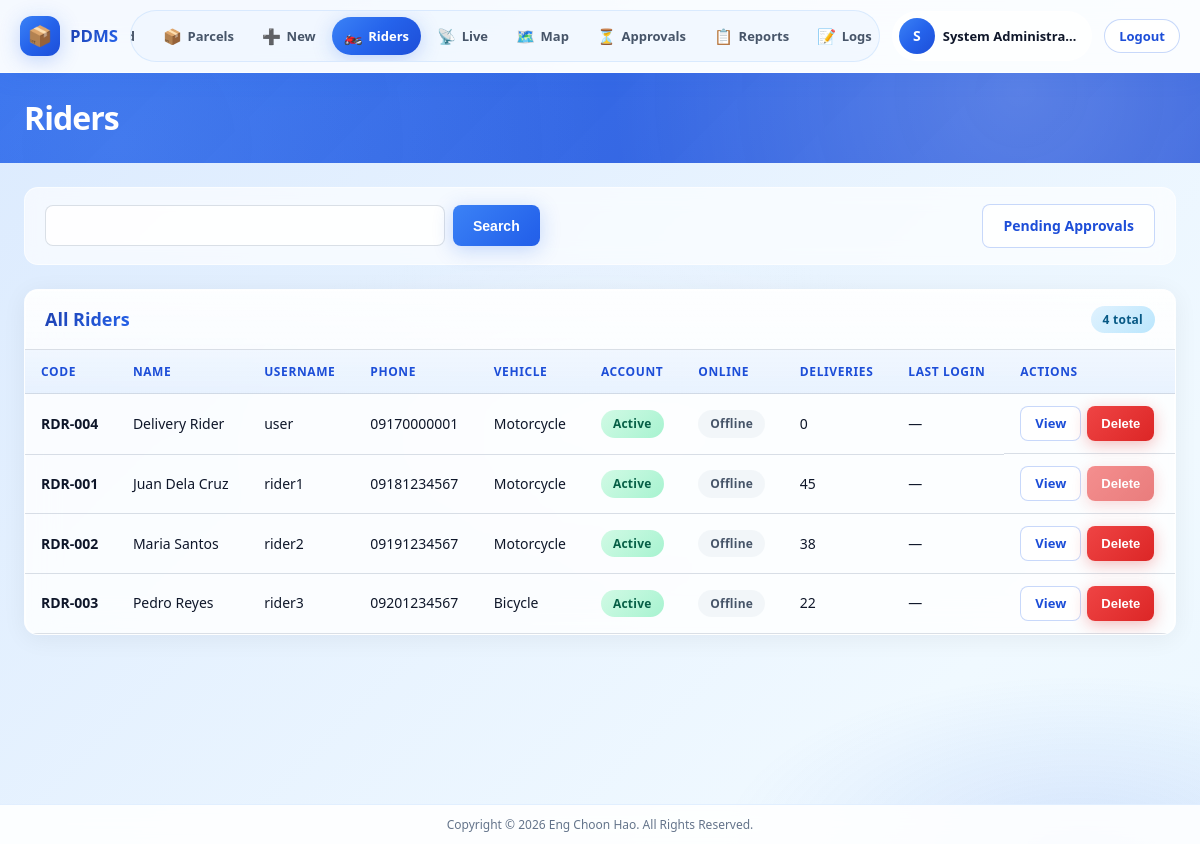
/admin/riders.php (signed in), run on the app's committed database.
### tables this page shows
CREATE TABLE users (
    id INT UNSIGNED AUTO_INCREMENT PRIMARY KEY,
    username VARCHAR(50) NOT NULL UNIQUE,
    email VARCHAR(100) NOT NULL UNIQUE,
    password VARCHAR(255) NOT NULL,
    role ENUM('admin', 'rider') NOT NULL DEFAULT 'rider',
    full_name VARCHAR(100) NOT NULL,
    phone VARCHAR(20) DEFAULT NULL,
    profile_photo VARCHAR(255) DEFAULT NULL,
    is_active TINYINT(1) NOT NULL DEFAULT 1,
    remember_token VARCHAR(64) DEFAULT NULL,
    last_login DATETIME DEFAULT NULL,
    created_at DATETIME NOT NULL DEFAULT CURRENT_TIMESTAMP,
    updated_at DATETIME NOT NULL DEFAULT CURRENT_TIMESTAMP ON UPDATE CURRENT_TIMESTAMP,
    INDEX idx_users_role (role),
    INDEX idx_users_active (is_active)
);

CREATE TABLE riders (
    id INT UNSIGNED AUTO_INCREMENT PRIMARY KEY,
    user_id INT UNSIGNED NOT NULL UNIQUE,
    rider_code VARCHAR(20) NOT NULL UNIQUE,
    vehicle_type VARCHAR(50) DEFAULT 'Motorcycle',
    license_number VARCHAR(50) DEFAULT NULL COMMENT 'Vehicle license plate',
    is_online TINYINT(1) NOT NULL DEFAULT 0,
    last_online_at DATETIME DEFAULT NULL,
    last_latitude DECIMAL(10, 8) DEFAULT NULL,
    last_longitude DECIMAL(11, 8) DEFAULT NULL,
    last_location_at DATETIME DEFAULT NULL,
    total_deliveries INT UNSIGNED NOT NULL DEFAULT 0,
    created_at DATETIME NOT NULL DEFAULT CURRENT_TIMESTAMP,
    updated_at DATETIME NOT NULL DEFAULT CURRENT_TIMESTAMP ON UPDATE CURRENT_TIMESTAMP,
    FOREIGN KEY (user_id) REFERENCES users(id) ON DELETE CASCADE,
    INDEX idx_riders_online (is_online),
    INDEX idx_riders_code (rider_code)
);

### functions/helpers.php (called while the page is built, shortened)
<?php
function baseUrl(string $path = ''): string
{
    $base = rtrim(APP_URL, '/');
    $path = ltrim($path, '/');
    return $path ? $base . '/' . $path : $base;
}
function linkWithReturn(string $path, array $params = []): string
{
    $current = $_SERVER['REQUEST_URI'] ?? '';
    $basePath = parse_url(APP_URL, PHP_URL_PATH) ?: '';
    $params['return'] = ltrim($current, '/');
    $query = http_build_query($params);
    return baseUrl($path) . ($query !== '' ? '?' . $query : '');
}
function formatDate(?string $date, string $format = 'M d, Y h:i A'): string
{
    if (!$date) {
        return '—';
    }
    return date($format, strtotime($date));
}
function sanitize(string $input): string
{
    return htmlspecialchars(trim($input), ENT_QUOTES, 'UTF-8');
}
function paginate(int $total, int $page, int $perPage = 15): array
{
    $totalPages = max(1, (int) ceil($total / $perPage));
    $page = max(1, min($page, $totalPages));
    $offset = ($page - 1) * $perPage;
    return [
        'total' => $total,
        'per_page' => $perPage,
        'current_page' => $page,
        'total_pages' => $totalPages,
        'offset' => $offset,
    ];
}

### config/database.php (called while the page is built, shortened)
<?php
if (!function_exists('db')) {
    function db(): PDO
    {
        static $pdo = null;
        if ($pdo instanceof PDO) {
            return $pdo;
        }
        $dsn = 'mysql:host=' . DB_HOST . ';dbname=' . DB_NAME . ';charset=utf8mb4';
        try {
            $pdo = new PDO($dsn, DB_USER, DB_PASS, [
                PDO::ATTR_ERRMODE => PDO::ERRMODE_EXCEPTION,
                PDO::ATTR_DEFAULT_FETCH_MODE => PDO::FETCH_ASSOC,
                PDO::ATTR_EMULATE_PREPARES => false,
            ]);
        } catch (PDOException $e) {
            error_log('Database connection failed: ' . $e->getMessage());
            if (function_exists('isApiRequest') && isApiRequest()) {
                http_response_code(500);
                header('Content-Type: application/json; charset=utf-8');
                echo json_encode([
                    'success' => false,
                    'message' => 'Database connection failed. Check config/config.local.php on the server.',
                ]);
                exit;
            }
            throw new PDOException('Database connection failed. Please check server configuration.');
        }
        return $pdo;
    }
}

### functions/auth.php (called while the page is built, shortened)
<?php
function isLoggedIn(): bool
{
    return !empty($_SESSION['user_id']);
}
function currentUser(): ?array
{
    static $user = null;
    if ($user === null) {
        $stmt = db()->prepare('SELECT * FROM users WHERE id = ? AND is_active = 1');
        $stmt->execute([$_SESSION['user_id']]);
        $user = $stmt->fetch() ?: null;
    }
    return $user;
}

### functions/rider.php (called while the page is built, shortened)
<?php
function getAllRiders(?string $search = null, int $page = 1, int $perPage = 15): array
{
    $pdo = db();
    $where = '';
    $params = [];
    $whereClause = $where ? 'WHERE ' . substr($where, 6) : '';
    $countStmt = $pdo->prepare(
        "SELECT COUNT(*) FROM riders r JOIN users u ON u.id = r.user_id $whereClause"
    );
    $countStmt->execute($params);
    $total = (int) $countStmt->fetchColumn();
    $pagination = paginate($total, $page, $perPage);
    $stmt = $pdo->prepare(
        "SELECT r.*, u.full_name, u.email, u.username, u.phone, u.profile_photo, u.is_active, u.last_login,
                (SELECT COUNT(*) FROM parcels p
                 WHERE p.assigned_rider_id = r.id AND p.status = 'out_for_delivery') AS active_deliveries
         FROM riders r
         JOIN users u ON u.id = r.user_id
         $whereClause
         ORDER BY u.is_active DESC, u.full_name ASC
         LIMIT {$pagination['per_page']} OFFSET {$pagination['offset']}"
    );
    $stmt->execute($params);
    return [
        'riders' => $stmt->fetchAll(),
        'pagination' => $pagination
    ];
}

### admin/riders.php (the view, shortened to what this page needs)
<?php
$currentPage = 'riders';
$search = $_GET['search'] ?? '';
$page = max(1, (int) ($_GET['page'] ?? 1));
$result = getAllRiders($search ?: null, $page);
$riders = $result['riders'];
$pagination = $result['pagination'];
require __DIR__ . '/../includes/header.php';
require __DIR__ . '/../includes/sidebar-admin.php';
?>
<?php require __DIR__ . '/../includes/topbar.php'; ?>
<div class="content-area content-wrap">
        <div class="toolbar">
            <form class="search-form" method="GET">
                <input type="text" name="search" value="<?= sanitize($search) ?>" class="search-input">
                <button type="submit" class="btn btn-primary">Search</button>
            </form>
            <a href="<?= baseUrl('admin/pending-riders.php') ?>" class="btn btn-outline">Pending Approvals</a>
        </div>
        <div class="card">
            <div class="card-header">
                <h2>All Riders</h2>
                <span class="badge badge-info"><?= $pagination['total'] ?> total</span>
            </div>
            <div class="table-responsive">
                <table class="data-table">
                    <thead>
                        <tr>
                            <th>Code</th>
                            <th>Name</th>
                            <th>Username</th>
                            <th>Phone</th>
                            <th>Vehicle</th>
                            <th>Account</th>
                            <th>Online</th>
                            <th>Deliveries</th>
                            <th>Last Login</th>
                            <th>Actions</th>
                        </tr>
                    </thead>
                    <tbody>
                        <?php if (empty($riders)): ?>
                            <tr><td colspan="10" class="text-center">—</td></tr>
                        <?php else: ?>
                            <?php foreach ($riders as $r): ?>
                            <tr data-rider-id="<?= $r['id'] ?>">
                                <td><strong><?= sanitize($r['rider_code']) ?></strong></td>
                                <td>
                                    <div class="user-cell">
                                        <?= sanitize($r['full_name']) ?>
                                    </div>
                                </td>
                                <td><?= sanitize($r['username']) ?></td>
                                <td><?= sanitize($r['phone'] ?? '—') ?></td>
                                <td><?= sanitize($r['vehicle_type']) ?></td>
                                <td>
                                    <?php if ($r['is_active']): ?>
                                        <span class="badge badge-success">Active</span>
                                    <?php else: ?>
                                        <span class="badge badge-warning">Pending</span>
                                    <?php endif; ?>
                                </td>
                                <td>
                                    <?php if ($r['is_online']): ?>
                                        <span class="badge badge-success">Online</span>
                                    <?php else: ?>
                                        <span class="badge badge-secondary">Offline</span>
                                    <?php endif; ?>
                                </td>
                                <td><?= $r['total_deliveries'] ?></td>
                                <td><?= formatDate($r['last_login']) ?></td>
                            <td class="actions-cell">
                                <a href="<?= sanitize(linkWithReturn('admin/rider-view.php', ['id' => (int) $r['id']])) ?>" class="btn btn-sm btn-outline">View</a>
                                <?php $activeDeliveries = (int) ($r['active_deliveries'] ?? 0); ?>
                                <button type="button"
                                        class="btn btn-sm btn-danger delete-rider-btn"
                                        data-id="<?= $r['id'] ?>"
                                        data-name="<?= sanitize($r['full_name']) ?>"
                                        data-code="<?= sanitize($r['rider_code']) ?>"
                                        <?= $activeDeliveries > 0 ? 'disabled title="Active delivery in progress"' : '' ?>>Delete</button>
                                </td>
                            </tr>
                            <?php endforeach; ?>
                        <?php endif; ?>
                    </tbody>
                </table>
            </div>
        </div>
</div>
<?php require __DIR__ . '/../includes/app-shell-end.php'; ?>
<?php require __DIR__ . '/../includes/footer.php'; ?>

### includes/sidebar-admin.php (shortened to what this page needs)
<?php
$currentPage = $currentPage ?? '';
?>
<div class="app-shell">
    <header class="app-header" id="appHeader">
        <div class="app-header-inner">
            <a href="<?= baseUrl('admin/dashboard.php') ?>" class="app-brand">
                <span class="app-brand-icon">📦</span>
                <span class="app-brand-text"><strong>PDMS</strong></span>
            </a>
            <nav class="app-nav" id="appNav" aria-label="Main navigation">
                <a href="<?= baseUrl('admin/dashboard.php') ?>" class="app-nav-link <?= $currentPage === 'dashboard' ? 'active' : '' ?>">
                    <span class="nav-icon">📊</span><span>Dashboard</span>
                </a>
                <a href="<?= baseUrl('admin/parcels.php') ?>" class="app-nav-link <?= $currentPage === 'parcels' ? 'active' : '' ?>">
                    <span class="nav-icon">📦</span><span>Parcels</span>
                </a>
                <a href="<?= baseUrl('admin/parcel-create.php') ?>" class="app-nav-link <?= $currentPage === 'parcel-create' ? 'active' : '' ?>">
                    <span class="nav-icon">➕</span><span>New</span>
                </a>
                <a href="<?= baseUrl('admin/riders.php') ?>" class="app-nav-link <?= $currentPage === 'riders' ? 'active' : '' ?>">
                    <span class="nav-icon">🏍️</span><span>Riders</span>
                </a>
                <a href="<?= baseUrl('admin/live-tracking.php') ?>" class="app-nav-link <?= $currentPage === 'live-tracking' ? 'active' : '' ?>">
                    <span class="nav-icon">📡</span><span>Live</span>
                </a>
                <a href="<?= baseUrl('admin/map.php') ?>" class="app-nav-link <?= $currentPage === 'map' ? 'active' : '' ?>">
                    <span class="nav-icon">🗺️</span><span>Map</span>
                </a>
                <a href="<?= baseUrl('admin/pending-riders.php') ?>" class="app-nav-link <?= $currentPage === 'pending-riders' ? 'active' : '' ?>">
                    <span class="nav-icon">⏳</span><span>Approvals</span>
                </a>
                <a href="<?= baseUrl('admin/reports.php') ?>" class="app-nav-link <?= $currentPage === 'reports' ? 'active' : '' ?>">
                    <span class="nav-icon">📋</span><span>Reports</span>
                </a>
                <a href="<?= baseUrl('admin/activity-logs.php') ?>" class="app-nav-link <?= $currentPage === 'activity' ? 'active' : '' ?>">
                    <span class="nav-icon">📝</span><span>Logs</span>
                </a>
            </nav>
            <div class="app-header-actions">
                <?php $user = currentUser(); ?>
                <div class="app-user-chip">
                    <div class="user-avatar">
                        <?php if (!empty($user['profile_photo'])): ?>
                            <img src="<?= baseUrl($user['profile_photo']) ?>" alt="Profile">
                        <?php else: ?>
                            <span><?= strtoupper(substr($user['full_name'] ?? 'A', 0, 1)) ?></span>
                        <?php endif; ?>
                    </div>
                    <span class="user-name"><?= sanitize($user['full_name'] ?? '') ?></span>
                </div>
                <a href="<?= baseUrl('logout.php') ?>" class="btn btn-sm btn-outline app-logout-btn" data-logout>Logout</a>
            </div>
        </div>
    </header>
    <main class="app-main">

### data on the page
users: full_name "S", full_name "System Administra…"
riders: rider_code "RDR-004", user.full_name "Delivery Rider", user.username "user", user.phone "09170000001", vehicle_type "Motorcycle", is_online "Offline", total_deliveries "0", user.last_login "—"
riders: rider_code "RDR-001", user.full_name "Juan Dela Cruz", user.username "rider1", user.phone "09181234567", vehicle_type "Motorcycle", is_online "Offline", total_deliveries "45", user.last_login "—"
riders: rider_code "RDR-002", user.full_name "Maria Santos", user.username "rider2", user.phone "09191234567", vehicle_type "Motorcycle", is_online "Offline", total_deliveries "38", user.last_login "—"
riders: rider_code "RDR-003", user.full_name "Pedro Reyes", user.username "rider3", user.phone "09201234567", vehicle_type "Bicycle", is_online "Offline", total_deliveries "22", user.last_login "—"

### other printed values
$pageTitle "Riders"
$pagination['total'] "4"
